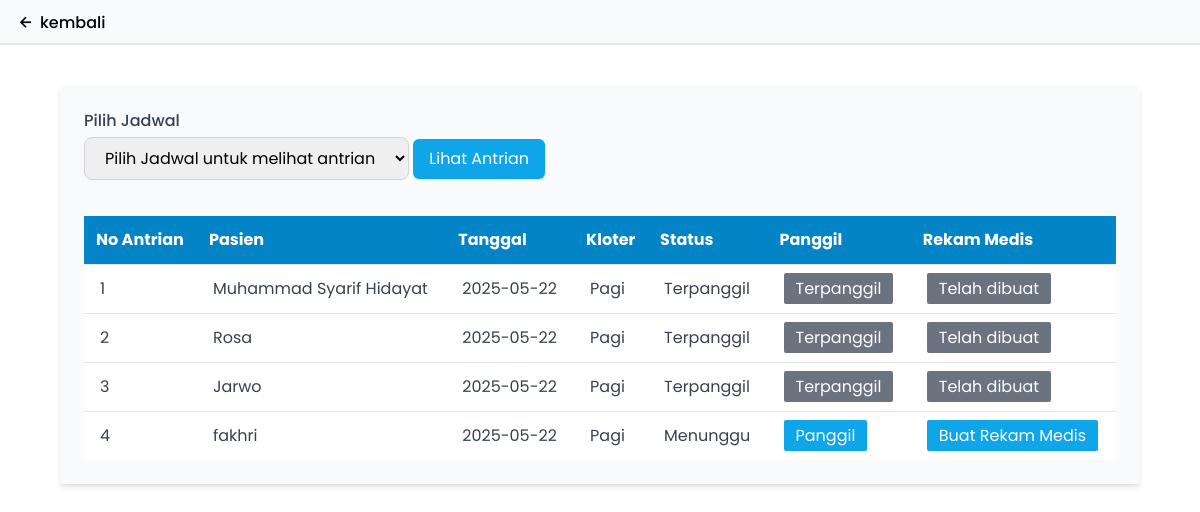
The page /dokter/panggil.php?jadwal_id=14 (signed in) on the database its author committed.
### tables this page shows
CREATE TABLE `antrian` (
  `id` int(11) NOT NULL,
  `pasien` int(11) NOT NULL,
  `jadwal` int(11) NOT NULL,
  `no` int(11) NOT NULL,
  `status` enum('menunggu','terpanggil') NOT NULL,
  `rekmed` enum('Tidak ada','Terisi') NOT NULL
);

CREATE TABLE `users` (
  `id` int(11) NOT NULL,
  `email` varchar(255) NOT NULL,
  `password` varchar(255) NOT NULL,
  `nama` varchar(255) NOT NULL,
  `tanggal_lahir` varchar(20) NOT NULL
);

CREATE TABLE `jadwal` (
  `id` int(11) NOT NULL,
  `tgl` date NOT NULL,
  `kloter` enum('pagi','sore') NOT NULL,
  `dokter` int(2) NOT NULL
);

### dokter/panggil.php (the view, shortened to what this page needs)
<?php
    include("../service/koneksi.php");
    $id_jadwal = isset($_GET["jadwal_id"]) ? $_GET["jadwal_id"] : 0;
    $sql = "SELECT
                antrian.id,
                users.nama AS nama_pasien,
                jadwal.tgl,
                jadwal.kloter,
                antrian.no,
                antrian.status,
                antrian.rekmed
            FROM antrian
            JOIN users ON antrian.pasien = users.id
            JOIN jadwal ON antrian.jadwal = jadwal.id
            WHERE antrian.jadwal = $id_jadwal";
    $hasil = $db->query($sql);
    $antrian = [];
    while ($row = mysqli_fetch_assoc($hasil)) {
        $antrian[] = $row;
    }
?>
<!DOCTYPE html>
<html lang="en">
<head>
    <script src="https://cdn.tailwindcss.com"></script>
    <link href='https://unpkg.com/boxicons@2.1.4/css/boxicons.min.css' rel='stylesheet'>
</head>
<body>
    <header class="w-full">
        <nav class="w-full h-[45px] bg-gray-50 border-b-2 border-gray-200 flex items-center px-4">
            <div class=""><a href="index.php" class="flex items-center gap-1"><i class='bx bx-left-arrow-alt' class="" style="font-size: 20px;"></i><p class="font-medium translate-y-[1px]">kembali</p></a></div>
        </nav>
    </header>
    <div class="mx-auto w-[90%] bg-gray-50 rounded-sm mb-16 p-6 shadow-md mt-10">
        <form action="panggil.php" method="GET">
            <label for="id" class="block text-gray-700 font-medium mb-1">Pilih Jadwal</label>
            <select name="jadwal_id" id="jadwal_id" required class="border border-gray-300 rounded-lg px-4 py-2 mb-3 focus:ring-2 focus:ring-sky-400 focus:outline-none transition duration-200">
                <option value="">Pilih Jadwal untuk melihat antrian</option>
            </select>
            <button type="submit" name="cari" class="bg-sky-500 text-white rounded-md px-4 py-2 hover:bg-sky-600">Lihat Antrian</button>
        </form>
        <?php if (!empty($antrian)): ?>
        <table class="w-full rounded-lg mt-6">
            <thead>
                <tr class="text-white bg-sky-600">
                    <th class="px-3 py-3 text-left">No Antrian</th>
                    <th class="px-3 py-3 text-left">Pasien</th>
                    <th class="px-3 py-3 text-left">Tanggal</th>
                    <th class="px-3 py-3 text-left">Kloter</th>
                    <th class="px-3 py-3 text-left">Status</th>
                    <th class="px-3 py-3 text-left">Panggil</th>
                    <th class="px-3 py-3 text-left">Rekam Medis</th>
                </tr>
            </thead>
            <tbody class="bg-white text-gray-700">
                <?php foreach ($antrian as $item): ?>
                <tr class="border-t">
                    <td class="px-4 py-3"><?= $item['no']; ?></td>
                    <td class="px-4 py-3"><?= $item['nama_pasien']; ?></td>
                    <td class="px-4 py-3"><?= $item['tgl']; ?></td>
                    <td class="px-4 py-3"><?= ucfirst($item['kloter']); ?></td>
                    <td class="px-4 py-3"><?= ucfirst($item['status']); ?></td>
                    <?php if ($item['status'] == "menunggu") : ?>
                        <td class="px-4 py-3"><a href="konfirmasi_panggilan.php?id=<?php echo $item['id']?>" class="bg-sky-500 text-white px-3 py-1 rounded-sm hover:bg-sky-600">Panggil</a></td>
                    <?php elseif ($item['status'] == "terpanggil") : ?>
                        <td class="px-4 py-3"><span class="bg-gray-500 text-white px-3 py-1 rounded-sm">Terpanggil</span></td>
                    <?php endif; ?>
                    <?php if ($item['rekmed'] == "Tidak ada") : ?>
                        <td class="px-4 py-3"><a href="rekamMedis.php?id=<?php echo $item['id']?>" class="bg-sky-500 text-white px-3 py-1 rounded-sm hover:bg-sky-600">Buat Rekam Medis</a></td>
                    <?php elseif ($item["rekmed"] == "Terisi") : ?>
                        <td class="px-4 py-3"><span class="bg-gray-500 text-white px-3 py-1 rounded-sm">Telah dibuat</span></td>
                    <?php endif; ?>
                </tr>
                <?php endforeach; ?>
            </tbody>
        </table>
        <?php elseif ($id_jadwal): ?>
            <p class="mt-6 text-gray-500">Belum ada antrian untuk jadwal yang dipilih.</p>
        <?php endif; ?>
    </div>
</body>
</html>

### dokter/panggil.php (style rules this page uses)
* { font-family: "poppins", sans-serif; }

### rows shown on the page
antrian: no "1", pasien.nama "Muhammad Syarif Hidayat", jadwal.tgl "2025-05-22", jadwal.kloter "Pagi", status "Terpanggil", rekmed "Telah dibuat"
antrian: no "2", pasien.nama "Rosa", jadwal.tgl "2025-05-22", jadwal.kloter "Pagi", status "Terpanggil", rekmed "Telah dibuat"
antrian: no "3", pasien.nama "Jarwo", jadwal.tgl "2025-05-22", jadwal.kloter "Pagi", status "Terpanggil", rekmed "Telah dibuat"
antrian: no "4", pasien.nama "fakhri", jadwal.tgl "2025-05-22", jadwal.kloter "Pagi", status "Menunggu"
